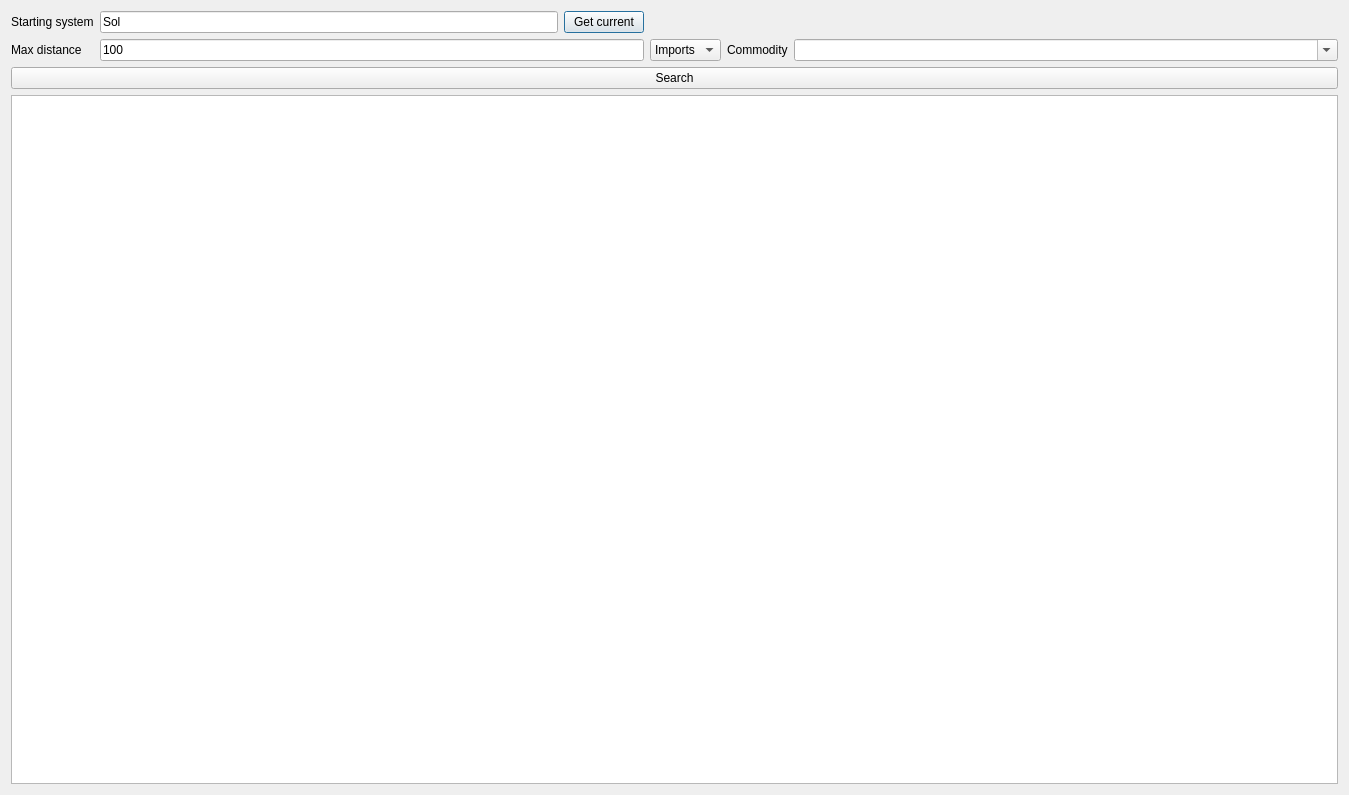
<?xml version="1.0" encoding="UTF-8"?>
<ui version="4.0">
 <class>Dialog</class>
 <widget class="QDialog" name="Dialog">
  <property name="geometry">
   <rect>
    <x>0</x>
    <y>0</y>
    <width>1349</width>
    <height>795</height>
   </rect>
  </property>
  <property name="windowTitle">
   <string>Dialog</string>
  </property>
  <layout class="QHBoxLayout" name="horizontalLayout_2">
   <item>
    <layout class="QVBoxLayout" name="verticalLayout_5">
     <item>
      <layout class="QGridLayout" name="gridLayout">
       <item row="1" column="1">
        <widget class="QLabel" name="label">
         <property name="text">
          <string>Starting system</string>
         </property>
        </widget>
       </item>
       <item row="1" column="3">
        <layout class="QHBoxLayout" name="horizontalLayout_3">
         <item>
          <widget class="QLineEdit" name="currentSystemTxt">
           <property name="text">
            <string>Sol</string>
           </property>
          </widget>
         </item>
         <item>
          <widget class="QPushButton" name="getCurrentBtn">
           <property name="text">
            <string>Get current</string>
           </property>
          </widget>
         </item>
        </layout>
       </item>
       <item row="2" column="5">
        <widget class="QLabel" name="label_4">
         <property name="text">
          <string>Commodity</string>
         </property>
        </widget>
       </item>
       <item row="2" column="6">
        <widget class="QComboBox" name="commodityCombobox">
         <property name="sizePolicy">
          <sizepolicy hsizetype="Expanding" vsizetype="Fixed">
           <horstretch>0</horstretch>
           <verstretch>0</verstretch>
          </sizepolicy>
         </property>
         <property name="editable">
          <bool>true</bool>
         </property>
        </widget>
       </item>
       <item row="2" column="1">
        <widget class="QLabel" name="label_2">
         <property name="text">
          <string>Max distance</string>
         </property>
        </widget>
       </item>
       <item row="2" column="3">
        <widget class="QLineEdit" name="maxDistanceTxt">
         <property name="text">
          <string>100</string>
         </property>
        </widget>
       </item>
       <item row="2" column="4">
        <widget class="QComboBox" name="importComboBox">
         <item>
          <property name="text">
           <string>Imports</string>
          </property>
         </item>
         <item>
          <property name="text">
           <string>Exports</string>
          </property>
         </item>
        </widget>
       </item>
      </layout>
     </item>
     <item>
      <widget class="QPushButton" name="searchBtn">
       <property name="text">
        <string>Search</string>
       </property>
       <property name="autoDefault">
        <bool>false</bool>
       </property>
       <property name="default">
        <bool>false</bool>
       </property>
      </widget>
     </item>
     <item>
      <widget class="QTableView" name="SearchResultTable">
       <property name="sizePolicy">
        <sizepolicy hsizetype="Expanding" vsizetype="Expanding">
         <horstretch>0</horstretch>
         <verstretch>0</verstretch>
        </sizepolicy>
       </property>
       <property name="toolTipDuration">
        <number>1</number>
       </property>
       <property name="sizeAdjustPolicy">
        <enum>QAbstractScrollArea::AdjustToContents</enum>
       </property>
       <property name="selectionMode">
        <enum>QAbstractItemView::SingleSelection</enum>
       </property>
       <property name="sortingEnabled">
        <bool>false</bool>
       </property>
       <property name="cornerButtonEnabled">
        <bool>false</bool>
       </property>
       <attribute name="horizontalHeaderCascadingSectionResizes">
        <bool>true</bool>
       </attribute>
       <attribute name="horizontalHeaderHighlightSections">
        <bool>false</bool>
       </attribute>
       <attribute name="horizontalHeaderMinimumSectionSize">
        <number>10</number>
       </attribute>
       <attribute name="horizontalHeaderShowSortIndicator" stdset="0">
        <bool>false</bool>
       </attribute>
       <attribute name="horizontalHeaderStretchLastSection">
        <bool>false</bool>
       </attribute>
       <attribute name="verticalHeaderVisible">
        <bool>false</bool>
       </attribute>
       <attribute name="verticalHeaderCascadingSectionResizes">
        <bool>false</bool>
       </attribute>
       <attribute name="verticalHeaderHighlightSections">
        <bool>false</bool>
       </attribute>
      </widget>
     </item>
    </layout>
   </item>
  </layout>
 </widget>
 <resources/>
 <connections/>
</ui>
